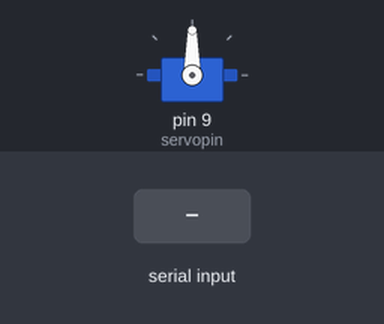
Bench run of a sketch on a simulated Arduino Uno, built with avr-gcc and run on an emulated ATmega328P. Shown: servo. The test bench sets the inputs (shaded band).

Above: at 1.2 s.
1.3 s: "30,150\n" received over Serial
At 3.3 s:
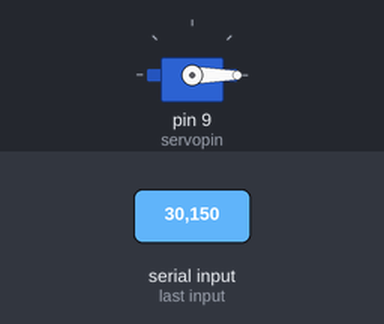
3.8 s: "90,45\n" received over Serial
At 4.5 s:
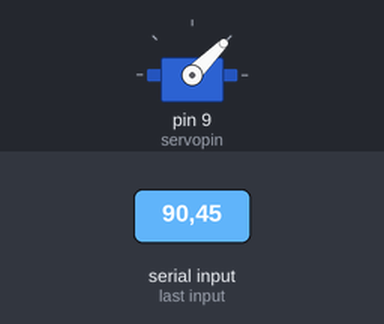
6.3 s: "200\n" received over Serial
At 7.1 s:
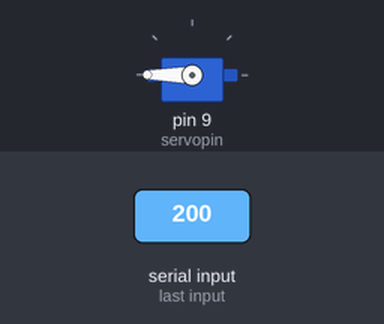
Timing chart, 0 to 9.3 s (numbered marks = the images above; inputs shaded):
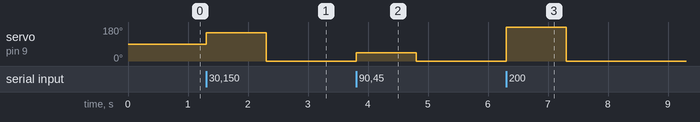

Measured:
- after the input at 1.3 s, servo on pin 9 (servopin): 90° → 150° at once, → 0° 1.0 s later
- after the input at 3.8 s, servo on pin 9 (servopin): 0° → 45° at once, → 0° 1.0 s later
- after the input at 6.3 s, servo on pin 9 (servopin): 0° → 180° at once, → 0° 1.0 s later

The sketch:

brightnessmover.ino
```cpp
#include <Servo.h>


Servo servo;
int currentangle = 90;
unsigned long lasttime = 0;
int targetangle = 90;
const int interval = 50;
const int servopin = 9;


void setup() {
  Serial.begin(9600);
  servo.attach(servopin);
  servo.write(90);

  // put your setup code here, to run once:
}

void loop() {

  if (Serial.available() > 0) {

    int servoAngle = Serial.parseInt();

    servo.write(servoAngle);
  }
}
```
